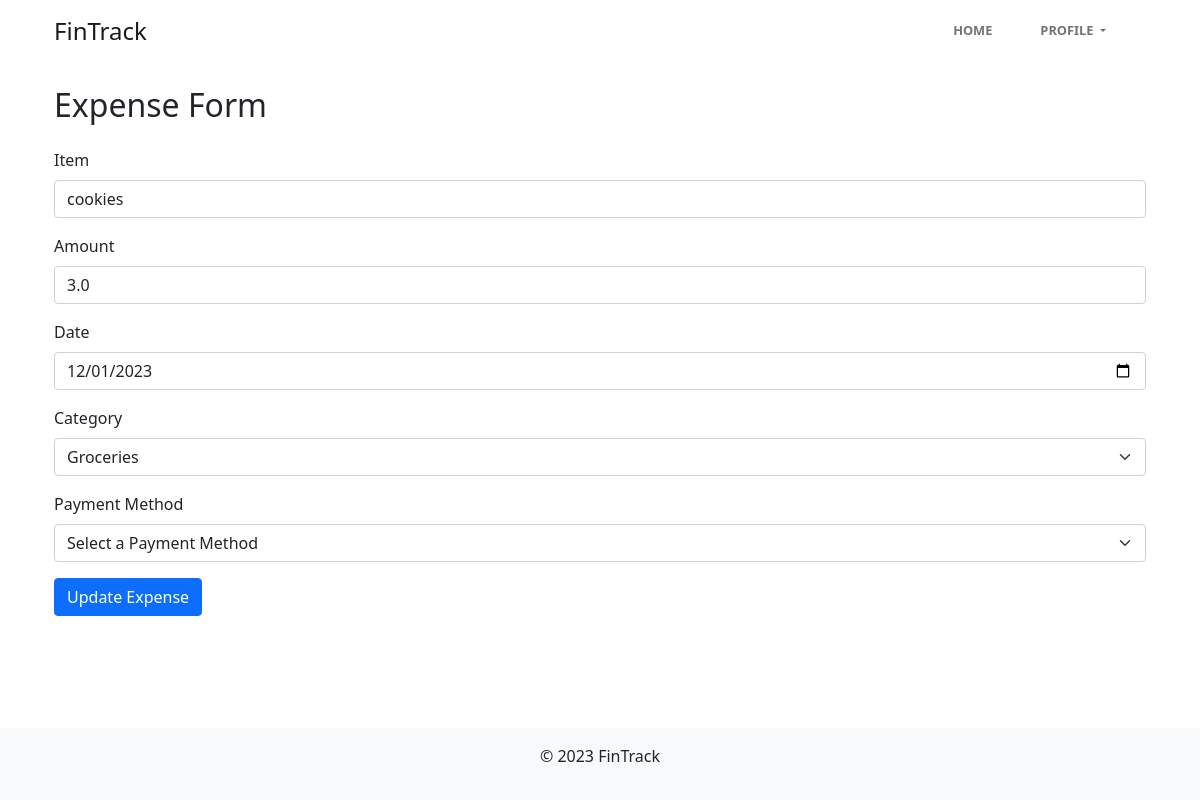
Before: /editexpense/32 (signed in) with the older database file.
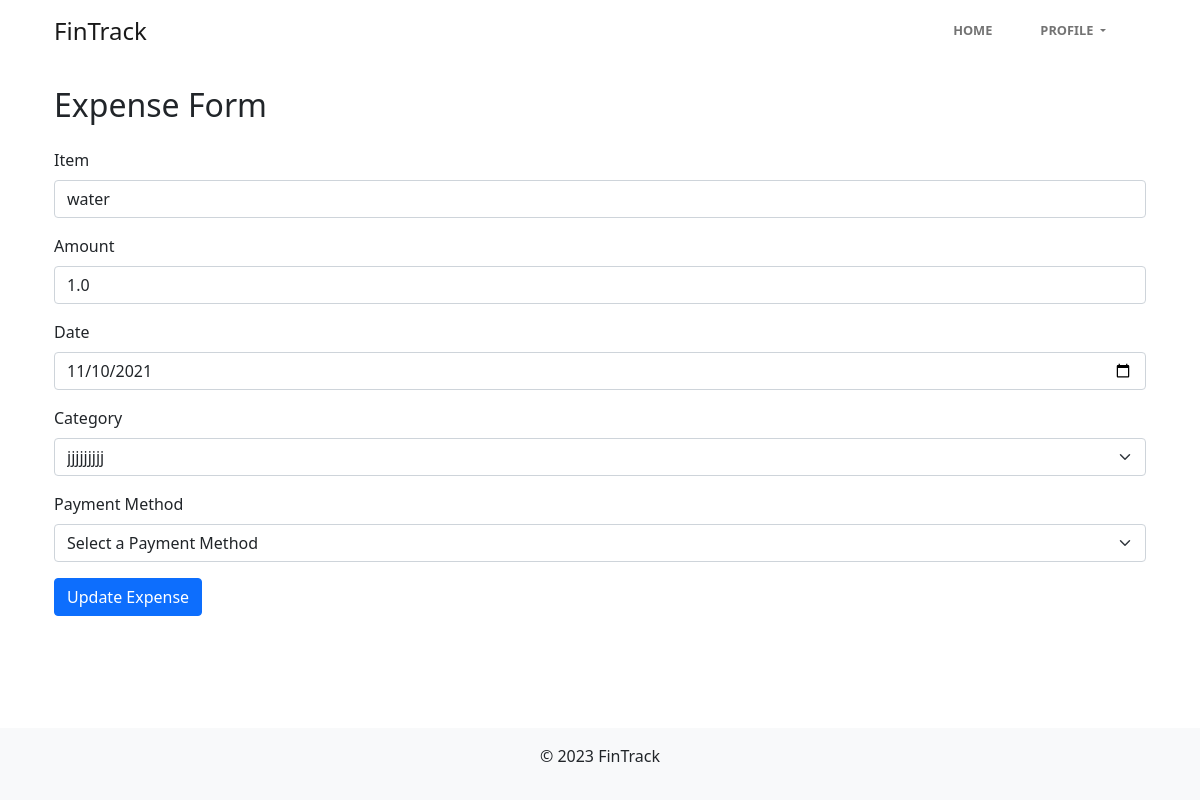
After: the same page with the newer database file.
### tables this page shows
CREATE TABLE ExpenseItem
(
    ExpenseID  INTEGER PRIMARY KEY AUTOINCREMENT,
    UserID     INTEGER NOT NULL,
    Item       TEXT    NOT NULL,
    Amount     REAL    NOT NULL,
    Date       DATE    NOT NULL,
    CategoryID INTEGER NOT NULL,
    FOREIGN KEY (UserID) REFERENCES User (UserID) ON DELETE CASCADE,
    FOREIGN KEY (CategoryID) REFERENCES Category (CategoryID)
);

CREATE TABLE Category
(
    CategoryID   INTEGER PRIMARY KEY AUTOINCREMENT,
    CategoryName TEXT UNIQUE NOT NULL
);

### app.py (the view, shortened to what this page needs)
@app.route('/editexpense/<int:expenseID>', methods = ['GET', 'POST'])
@login_required
def editExpense(expenseID):
    db = get_db()
    cursor = db.cursor()
    if request.method == 'GET':
        cursor.execute('SELECT * FROM ExpenseItem WHERE UserID = ?', (session['userID'],))
        expense = cursor.fetchone()
        if expense is None:
            return redirect(url_for('expenseForm'))
        cursor.execute('SELECT CategoryID, CategoryName FROM Category')
        categories = cursor.fetchall()
        cursor.execute('SELECT PaymentMethodID, PaymentMethodName FROM PaymentMethod WHERE UserID = ?',
                       (session['userID'],))
        paymentMethods = cursor.fetchall()
        return render_template('Authenticated/editexpenses.html', expense = expense, categories = categories,
                               payment_methods = paymentMethods)

### db.py (called while the page is built)
def get_db():
    if 'db' not in g:
        g.db = sqlite3.connect(
            current_app.config['DATABASE'],
            detect_types = sqlite3.PARSE_DECLTYPES
        )
        g.db.row_factory = sqlite3.Row
    return g.db

### helpers/loginAuth.py (called while the page is built)
def login_required(f):
    @wraps(f)
    def decorated_function(*args, **kwargs):
        if 'loggedin' not in session:
            flash('You need to be logged in to access this page.', 'danger')
            return redirect(url_for('login'))
        return f(*args, **kwargs)
    return decorated_function

### templates/Authenticated/editexpenses.html (shortened to what this page needs)
{% extends 'Authenticated/authenticated_base.html' %}
{% block content %}
<div class="container mt-4">
    <h2 class="mb-4">Expense Form</h2>
    <form method="POST" id="expenseForm">
        <div class="mb-3">
            <label for="item" class="form-label">Item</label>
            <input type="text" class="form-control" id="item" name="item" required value="{{ expense.Item }}">
        </div>
        <div class="mb-3">
            <label for="amount" class="form-label">Amount</label>
            <input type="number" class="form-control" id="amount" name="amount" step="0.01" required value="{{ expense.amount }}">
        </div>
        <div class="mb-3">
            <label for="date" class="form-label">Date</label>
            <input type="date" class="form-control" id="date" name="date" required value="{{ expense.date }}">
        </div>
        <div class="mb-3">
            <label for="category-select" class="form-label">Category</label>
            <select class="form-select" id="category-select" name="category">
                {% for category in categories %}
                <option value="{{ category.CategoryID }}" {% if category.CategoryID == expense.CategoryID %} selected {% endif %}>{{ category.CategoryName }}</option>
                {% endfor %}
            </select>
        </div>
        <div class="mb-3">
            <label for="payment-method-select" class="form-label">Payment Method</label>
            <select class="form-select" id="payment-method-select" name="payment-method-select">
                <option value="">Select a Payment Method</option>
            </select>
        </div>
        <button type="submit" class="btn btn-primary">Update Expense</button>
    </form>
</div>
{% endblock %}

Changed rows visible on the page:
removed ExpenseItem: item "cookies", amount "3.0", date "12/01/2023", category "Groceries"
now on this page (row unchanged): ExpenseItem: item "water", amount "1.0", date "11/10/2021", category "jjjjjjjjj"
